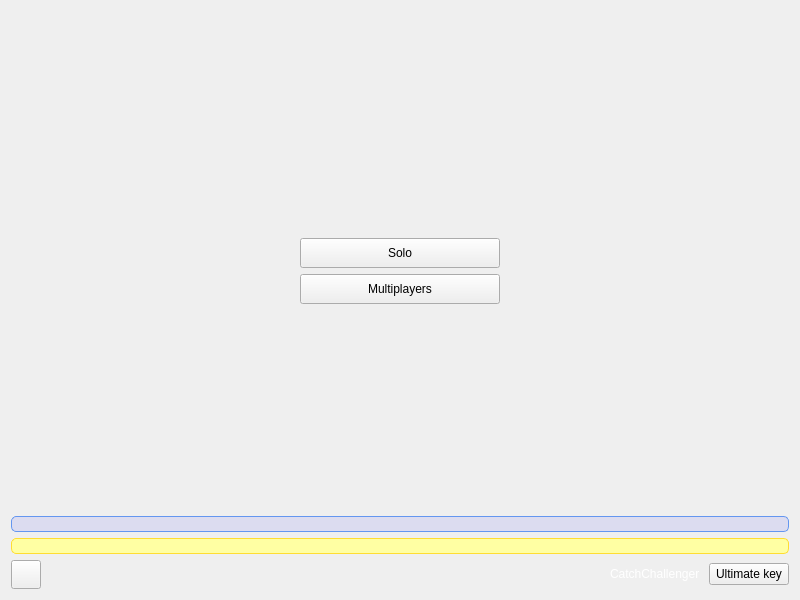
<?xml version="1.0" encoding="UTF-8"?>
<ui version="4.0">
 <class>MainWindow</class>
 <widget class="QMainWindow" name="MainWindow">
  <property name="geometry">
   <rect>
    <x>0</x>
    <y>0</y>
    <width>800</width>
    <height>600</height>
   </rect>
  </property>
  <property name="minimumSize">
   <size>
    <width>800</width>
    <height>600</height>
   </size>
  </property>
  <property name="maximumSize">
   <size>
    <width>800</width>
    <height>600</height>
   </size>
  </property>
  <property name="windowTitle">
   <string notr="true">CatchChallenger</string>
  </property>
  <property name="windowIcon">
   <iconset resource="../base/resources/client-resources.qrc">
    <normaloff>:/images/catchchallenger.png</normaloff>:/images/catchchallenger.png</iconset>
  </property>
  <widget class="QWidget" name="centralWidget">
   <layout class="QHBoxLayout" name="horizontalLayout">
    <property name="spacing">
     <number>0</number>
    </property>
    <property name="leftMargin">
     <number>0</number>
    </property>
    <property name="topMargin">
     <number>0</number>
    </property>
    <property name="rightMargin">
     <number>0</number>
    </property>
    <property name="bottomMargin">
     <number>0</number>
    </property>
    <item>
     <widget class="QStackedWidget" name="stackedWidget">
      <property name="styleSheet">
       <string notr="true">#datapack{background-image: url(:/images/background.png);}</string>
      </property>
      <property name="currentIndex">
       <number>0</number>
      </property>
      <widget class="QWidget" name="mode">
       <property name="styleSheet">
        <string notr="true">#mode{background-image: url(:/images/background.jpg);}</string>
       </property>
       <layout class="QVBoxLayout" name="verticalLayout_9">
        <item>
         <widget class="QLabel" name="version">
          <property name="styleSheet">
           <string notr="true">color: rgb(120, 120, 120);</string>
          </property>
         </widget>
        </item>
        <item>
         <layout class="QHBoxLayout" name="horizontalLayout_8">
          <item>
           <spacer name="horizontalSpacer_11">
            <property name="orientation">
             <enum>Qt::Horizontal</enum>
            </property>
            <property name="sizeHint" stdset="0">
             <size>
              <width>40</width>
              <height>20</height>
             </size>
            </property>
           </spacer>
          </item>
          <item>
           <layout class="QVBoxLayout" name="verticalLayout_8">
            <item>
             <spacer name="verticalSpacer_5">
              <property name="orientation">
               <enum>Qt::Vertical</enum>
              </property>
              <property name="sizeHint" stdset="0">
               <size>
                <width>20</width>
                <height>40</height>
               </size>
              </property>
             </spacer>
            </item>
            <item>
             <widget class="QPushButton" name="solo">
              <property name="minimumSize">
               <size>
                <width>200</width>
                <height>30</height>
               </size>
              </property>
              <property name="text">
               <string>Solo</string>
              </property>
             </widget>
            </item>
            <item>
             <widget class="QPushButton" name="multiplayer">
              <property name="minimumSize">
               <size>
                <width>200</width>
                <height>30</height>
               </size>
              </property>
              <property name="text">
               <string>Multiplayers</string>
              </property>
             </widget>
            </item>
            <item>
             <spacer name="verticalSpacer_6">
              <property name="orientation">
               <enum>Qt::Vertical</enum>
              </property>
              <property name="sizeHint" stdset="0">
               <size>
                <width>20</width>
                <height>40</height>
               </size>
              </property>
             </spacer>
            </item>
           </layout>
          </item>
          <item>
           <spacer name="horizontalSpacer_12">
            <property name="orientation">
             <enum>Qt::Horizontal</enum>
            </property>
            <property name="sizeHint" stdset="0">
             <size>
              <width>40</width>
              <height>20</height>
             </size>
            </property>
           </spacer>
          </item>
         </layout>
        </item>
        <item>
         <widget class="QLabel" name="news">
          <property name="styleSheet">
           <string notr="true">#news{
background-color: rgb(220, 220, 240);
border: 1px solid rgb(100, 150, 240);
border-radius:5px;
color: rgb(0, 0, 0);
background-image: url(:/images/multi/busy.png);
background-repeat: no-repeat;
background-position: right;
}</string>
          </property>
          <property name="text">
           <string/>
          </property>
          <property name="openExternalLinks">
           <bool>true</bool>
          </property>
         </widget>
        </item>
        <item>
         <widget class="QLabel" name="update">
          <property name="styleSheet">
           <string notr="true">background-color: rgb(255, 255, 163);
border: 1px solid rgb(255, 221, 50);
border-radius:5px;
color: rgb(0, 0, 0);</string>
          </property>
          <property name="openExternalLinks">
           <bool>true</bool>
          </property>
         </widget>
        </item>
        <item>
         <layout class="QHBoxLayout" name="horizontalLayout_9">
          <item>
           <widget class="QToolButton" name="languages">
            <property name="icon">
             <iconset resource="../base/resources/client-resources.qrc">
              <normaloff>:/images/interface/languages.png</normaloff>:/images/interface/languages.png</iconset>
            </property>
            <property name="iconSize">
             <size>
              <width>22</width>
              <height>22</height>
             </size>
            </property>
           </widget>
          </item>
          <item>
           <spacer name="horizontalSpacer_10">
            <property name="orientation">
             <enum>Qt::Horizontal</enum>
            </property>
            <property name="sizeHint" stdset="0">
             <size>
              <width>40</width>
              <height>20</height>
             </size>
            </property>
           </spacer>
          </item>
          <item>
           <widget class="QLabel" name="label_catchchallenger_link">
            <property name="text">
             <string>&lt;a href=&quot;http://catchchallenger.first-world.info/&quot;&gt;&lt;span style=&quot;color:#FFF;text-decoration:none;&quot;&gt;CatchChallenger&lt;/span&gt;&lt;/a&gt; &lt;!-- (Don't remove please) --&gt;</string>
            </property>
            <property name="openExternalLinks">
             <bool>true</bool>
            </property>
           </widget>
          </item>
          <item>
           <widget class="QPushButton" name="UltimateKey">
            <property name="text">
             <string>Ultimate key</string>
            </property>
           </widget>
          </item>
         </layout>
        </item>
       </layout>
      </widget>
      <widget class="QWidget" name="poolServersList">
       <property name="styleSheet">
        <string notr="true">#poolServersList{background-image: url(:/images/background.jpg);}</string>
       </property>
       <layout class="QVBoxLayout" name="verticalLayout_3">
        <item>
         <spacer name="verticalSpacer_login_2">
          <property name="orientation">
           <enum>Qt::Vertical</enum>
          </property>
          <property name="sizeHint" stdset="0">
           <size>
            <width>20</width>
            <height>197</height>
           </size>
          </property>
         </spacer>
        </item>
        <item>
         <layout class="QHBoxLayout" name="horizontalLayout_14">
          <item>
           <spacer name="horizontalSpacer_22">
            <property name="orientation">
             <enum>Qt::Horizontal</enum>
            </property>
            <property name="sizeHint" stdset="0">
             <size>
              <width>40</width>
              <height>20</height>
             </size>
            </property>
           </spacer>
          </item>
          <item>
           <widget class="QFrame" name="frame_border_server">
            <property name="minimumSize">
             <size>
              <width>777</width>
              <height>379</height>
             </size>
            </property>
            <property name="maximumSize">
             <size>
              <width>777</width>
              <height>379</height>
             </size>
            </property>
            <property name="styleSheet">
             <string notr="true">#frame_border_server{background-image: url(:/images/savegame-select.png);}</string>
            </property>
            <layout class="QHBoxLayout" name="horizontalLayout_11">
             <item>
              <spacer name="horizontalSpacer_16">
               <property name="orientation">
                <enum>Qt::Horizontal</enum>
               </property>
               <property name="sizeHint" stdset="0">
                <size>
                 <width>40</width>
                 <height>20</height>
                </size>
               </property>
              </spacer>
             </item>
             <item>
              <widget class="QFrame" name="frame_server">
               <property name="minimumSize">
                <size>
                 <width>760</width>
                 <height>360</height>
                </size>
               </property>
               <property name="maximumSize">
                <size>
                 <width>760</width>
                 <height>360</height>
                </size>
               </property>
               <layout class="QVBoxLayout" name="verticalLayout_11">
                <item>
                 <widget class="QScrollArea" name="scrollArea_3">
                  <property name="styleSheet">
                   <string notr="true">QScrollArea {
	background-image: url(:/images/light-white.png);
border: 1px solid #000;
}
QLabel { padding:2px; }</string>
                  </property>
                  <property name="widgetResizable">
                   <bool>true</bool>
                  </property>
                  <widget class="QWidget" name="scrollAreaWidgetContentsServer">
                   <property name="geometry">
                    <rect>
                     <x>0</x>
                     <y>0</y>
                     <width>746</width>
                     <height>236</height>
                    </rect>
                   </property>
                   <layout class="QVBoxLayout" name="verticalLayout_12">
                    <item>
                     <widget class="QWidget" name="serverWidget" native="true">
                      <layout class="QVBoxLayout" name="verticalLayout_13">
                       <item>
                        <widget class="QLabel" name="serverEmpty">
                         <property name="text">
                          <string>&lt;html&gt;&lt;head/&gt;&lt;body&gt;&lt;p align=&quot;center&quot;&gt;&lt;span style=&quot; font-size:12pt; color:#a0a0a0;&quot;&gt;Empty&lt;/span&gt;&lt;/p&gt;&lt;/body&gt;&lt;/html&gt;</string>
                         </property>
                         <property name="textFormat">
                          <enum>Qt::RichText</enum>
                         </property>
                        </widget>
                       </item>
                      </layout>
                     </widget>
                    </item>
                   </layout>
                  </widget>
                 </widget>
                </item>
                <item>
                 <widget class="QLabel" name="warning">
                  <property name="styleSheet">
                   <string notr="true">background-color: rgb(255, 255, 163);
border: 1px solid rgb(255, 221, 50);
border-radius:5px;
color: rgb(0, 0, 0);</string>
                  </property>
                  <property name="text">
                   <string>Loading the servers list...</string>
                  </property>
                 </widget>
                </item>
                <item>
                 <layout class="QHBoxLayout" name="horizontalLayout_main">
                  <item>
                   <spacer name="horizontalSpacer_17">
                    <property name="orientation">
                     <enum>Qt::Horizontal</enum>
                    </property>
                    <property name="sizeHint" stdset="0">
                     <size>
                      <width>40</width>
                      <height>20</height>
                     </size>
                    </property>
                   </spacer>
                  </item>
                  <item>
                   <widget class="QPushButton" name="server_select">
                    <property name="enabled">
                     <bool>false</bool>
                    </property>
                    <property name="text">
                     <string>Select</string>
                    </property>
                   </widget>
                  </item>
                  <item>
                   <spacer name="horizontalSpacer_18">
                    <property name="orientation">
                     <enum>Qt::Horizontal</enum>
                    </property>
                    <property name="sizeHint" stdset="0">
                     <size>
                      <width>40</width>
                      <height>20</height>
                     </size>
                    </property>
                   </spacer>
                  </item>
                 </layout>
                </item>
                <item>
                 <layout class="QHBoxLayout" name="horizontalLayout_13">
                  <item>
                   <spacer name="horizontalSpacer_19">
                    <property name="orientation">
                     <enum>Qt::Horizontal</enum>
                    </property>
                    <property name="sizeHint" stdset="0">
                     <size>
                      <width>40</width>
                      <height>20</height>
                     </size>
                    </property>
                   </spacer>
                  </item>
                  <item>
                   <widget class="QPushButton" name="server_add">
                    <property name="text">
                     <string>Add</string>
                    </property>
                   </widget>
                  </item>
                  <item>
                   <widget class="QPushButton" name="server_edit">
                    <property name="enabled">
                     <bool>false</bool>
                    </property>
                    <property name="text">
                     <string>Edit</string>
                    </property>
                   </widget>
                  </item>
                  <item>
                   <widget class="QPushButton" name="server_remove">
                    <property name="enabled">
                     <bool>false</bool>
                    </property>
                    <property name="text">
                     <string>Remove</string>
                    </property>
                   </widget>
                  </item>
                  <item>
                   <widget class="QPushButton" name="server_refresh">
                    <property name="enabled">
                     <bool>false</bool>
                    </property>
                    <property name="text">
                     <string>Refresh</string>
                    </property>
                   </widget>
                  </item>
                  <item>
                   <widget class="QPushButton" name="server_back">
                    <property name="text">
                     <string>Back</string>
                    </property>
                   </widget>
                  </item>
                  <item>
                   <spacer name="horizontalSpacer_20">
                    <property name="orientation">
                     <enum>Qt::Horizontal</enum>
                    </property>
                    <property name="sizeHint" stdset="0">
                     <size>
                      <width>40</width>
                      <height>20</height>
                     </size>
                    </property>
                   </spacer>
                  </item>
                 </layout>
                </item>
               </layout>
              </widget>
             </item>
             <item>
              <spacer name="horizontalSpacer_21">
               <property name="orientation">
                <enum>Qt::Horizontal</enum>
               </property>
               <property name="sizeHint" stdset="0">
                <size>
                 <width>40</width>
                 <height>20</height>
                </size>
               </property>
              </spacer>
             </item>
            </layout>
           </widget>
          </item>
          <item>
           <spacer name="horizontalSpacer_23">
            <property name="orientation">
             <enum>Qt::Horizontal</enum>
            </property>
            <property name="sizeHint" stdset="0">
             <size>
              <width>40</width>
              <height>20</height>
             </size>
            </property>
           </spacer>
          </item>
         </layout>
        </item>
        <item>
         <spacer name="verticalSpacer_login_3">
          <property name="orientation">
           <enum>Qt::Vertical</enum>
          </property>
          <property name="sizeHint" stdset="0">
           <size>
            <width>20</width>
            <height>197</height>
           </size>
          </property>
         </spacer>
        </item>
        <item>
         <layout class="QHBoxLayout" name="horizontalLayout_3">
          <item>
           <widget class="QPushButton" name="manageDatapack">
            <property name="text">
             <string>Manage datapacks</string>
            </property>
           </widget>
          </item>
          <item>
           <spacer name="horizontalSpacer_2">
            <property name="orientation">
             <enum>Qt::Horizontal</enum>
            </property>
            <property name="sizeHint" stdset="0">
             <size>
              <width>40</width>
              <height>20</height>
             </size>
            </property>
           </spacer>
          </item>
         </layout>
        </item>
       </layout>
      </widget>
      <widget class="QWidget" name="datapack">
       <property name="styleSheet">
        <string notr="true">#datapack{background-image: url(:/images/background.jpg);}</string>
       </property>
       <layout class="QVBoxLayout" name="verticalLayout_2">
        <item>
         <spacer name="verticalSpacer_2">
          <property name="orientation">
           <enum>Qt::Vertical</enum>
          </property>
          <property name="sizeHint" stdset="0">
           <size>
            <width>20</width>
            <height>100</height>
           </size>
          </property>
         </spacer>
        </item>
        <item>
         <widget class="QFrame" name="frame_border_datapack">
          <property name="minimumSize">
           <size>
            <width>777</width>
            <height>379</height>
           </size>
          </property>
          <property name="maximumSize">
           <size>
            <width>777</width>
            <height>379</height>
           </size>
          </property>
          <property name="styleSheet">
           <string notr="true">#frame_border_datapack{background-image: url(:/images/savegame-select.png);}</string>
          </property>
          <layout class="QHBoxLayout" name="horizontalLayout_4">
           <item>
            <spacer name="horizontalSpacer_3">
             <property name="orientation">
              <enum>Qt::Horizontal</enum>
             </property>
             <property name="sizeHint" stdset="0">
              <size>
               <width>40</width>
               <height>20</height>
              </size>
             </property>
            </spacer>
           </item>
           <item>
            <widget class="QFrame" name="frame_datapack">
             <property name="minimumSize">
              <size>
               <width>760</width>
               <height>360</height>
              </size>
             </property>
             <property name="maximumSize">
              <size>
               <width>760</width>
               <height>360</height>
              </size>
             </property>
             <layout class="QVBoxLayout" name="verticalLayout_4">
              <item>
               <widget class="QScrollArea" name="scrollArea">
                <property name="styleSheet">
                 <string notr="true">QScrollArea {
	background-image: url(:/images/light-white.png);
border: 1px solid #000;
}
QLabel { padding:2px; }</string>
                </property>
                <property name="widgetResizable">
                 <bool>true</bool>
                </property>
                <widget class="QWidget" name="scrollAreaWidgetContents">
                 <property name="geometry">
                  <rect>
                   <x>0</x>
                   <y>0</y>
                   <width>746</width>
                   <height>262</height>
                  </rect>
                 </property>
                 <layout class="QVBoxLayout" name="verticalLayout_6">
                  <item>
                   <widget class="QWidget" name="datapackWidget" native="true">
                    <layout class="QVBoxLayout" name="verticalLayout_5">
                     <item>
                      <widget class="QLabel" name="datapackEmpty">
                       <property name="text">
                        <string>&lt;html&gt;&lt;head/&gt;&lt;body&gt;&lt;p align=&quot;center&quot;&gt;&lt;span style=&quot; font-size:12pt; color:#a0a0a0;&quot;&gt;Empty&lt;/span&gt;&lt;/p&gt;&lt;/body&gt;&lt;/html&gt;</string>
                       </property>
                       <property name="textFormat">
                        <enum>Qt::RichText</enum>
                       </property>
                      </widget>
                     </item>
                    </layout>
                   </widget>
                  </item>
                 </layout>
                </widget>
               </widget>
              </item>
              <item>
               <layout class="QHBoxLayout" name="horizontalLayout_5">
                <item>
                 <spacer name="horizontalSpacer_5">
                  <property name="orientation">
                   <enum>Qt::Horizontal</enum>
                  </property>
                  <property name="sizeHint" stdset="0">
                   <size>
                    <width>40</width>
                    <height>20</height>
                   </size>
                  </property>
                 </spacer>
                </item>
                <item>
                 <widget class="QPushButton" name="deleteDatapack">
                  <property name="enabled">
                   <bool>false</bool>
                  </property>
                  <property name="text">
                   <string>Delete</string>
                  </property>
                 </widget>
                </item>
                <item>
                 <spacer name="horizontalSpacer_6">
                  <property name="orientation">
                   <enum>Qt::Horizontal</enum>
                  </property>
                  <property name="sizeHint" stdset="0">
                   <size>
                    <width>40</width>
                    <height>20</height>
                   </size>
                  </property>
                 </spacer>
                </item>
               </layout>
              </item>
              <item>
               <layout class="QHBoxLayout" name="horizontalLayout_7">
                <item>
                 <spacer name="horizontalSpacer_7">
                  <property name="orientation">
                   <enum>Qt::Horizontal</enum>
                  </property>
                  <property name="sizeHint" stdset="0">
                   <size>
                    <width>40</width>
                    <height>20</height>
                   </size>
                  </property>
                 </spacer>
                </item>
                <item>
                 <widget class="QPushButton" name="backDatapack">
                  <property name="text">
                   <string>Back</string>
                  </property>
                 </widget>
                </item>
                <item>
                 <spacer name="horizontalSpacer_8">
                  <property name="orientation">
                   <enum>Qt::Horizontal</enum>
                  </property>
                  <property name="sizeHint" stdset="0">
                   <size>
                    <width>40</width>
                    <height>20</height>
                   </size>
                  </property>
                 </spacer>
                </item>
               </layout>
              </item>
             </layout>
            </widget>
           </item>
           <item>
            <spacer name="horizontalSpacer_4">
             <property name="orientation">
              <enum>Qt::Horizontal</enum>
             </property>
             <property name="sizeHint" stdset="0">
              <size>
               <width>40</width>
               <height>20</height>
              </size>
             </property>
            </spacer>
           </item>
          </layout>
         </widget>
        </item>
        <item>
         <spacer name="verticalSpacer">
          <property name="orientation">
           <enum>Qt::Vertical</enum>
          </property>
          <property name="sizeHint" stdset="0">
           <size>
            <width>20</width>
            <height>99</height>
           </size>
          </property>
         </spacer>
        </item>
       </layout>
      </widget>
      <widget class="QWidget" name="login">
       <property name="styleSheet">
        <string notr="true">#login{background-image: url(:/images/background.jpg);}</string>
       </property>
       <layout class="QVBoxLayout" name="verticalLayout_7">
        <item>
         <spacer name="verticalSpacer_3">
          <property name="orientation">
           <enum>Qt::Vertical</enum>
          </property>
          <property name="sizeHint" stdset="0">
           <size>
            <width>20</width>
            <height>192</height>
           </size>
          </property>
         </spacer>
        </item>
        <item>
         <layout class="QHBoxLayout" name="horizontalLayout_2">
          <item>
           <spacer name="horizontalSpacer">
            <property name="orientation">
             <enum>Qt::Horizontal</enum>
            </property>
            <property name="sizeHint" stdset="0">
             <size>
              <width>40</width>
              <height>20</height>
             </size>
            </property>
           </spacer>
          </item>
          <item>
           <widget class="QFrame" name="frame_login_2">
            <property name="minimumSize">
             <size>
              <width>431</width>
              <height>191</height>
             </size>
            </property>
            <property name="maximumSize">
             <size>
              <width>431</width>
              <height>191</height>
             </size>
            </property>
            <property name="styleSheet">
             <string notr="true">#frame_login_2{background-image: url(:/images/background-dialog.png);}</string>
            </property>
            <layout class="QHBoxLayout" name="horizontalLayout_6">
             <property name="spacing">
              <number>0</number>
             </property>
             <property name="leftMargin">
              <number>0</number>
             </property>
             <property name="topMargin">
              <number>0</number>
             </property>
             <property name="rightMargin">
              <number>0</number>
             </property>
             <property name="bottomMargin">
              <number>0</number>
             </property>
             <item>
              <widget class="QFrame" name="frame_login">
               <property name="minimumSize">
                <size>
                 <width>411</width>
                 <height>161</height>
                </size>
               </property>
               <property name="maximumSize">
                <size>
                 <width>411</width>
                 <height>161</height>
                </size>
               </property>
               <property name="frameShape">
                <enum>QFrame::NoFrame</enum>
               </property>
               <property name="frameShadow">
                <enum>QFrame::Raised</enum>
               </property>
               <layout class="QVBoxLayout" name="verticalLayout">
                <item>
                 <layout class="QHBoxLayout" name="horizontalLayout_login_2">
                  <item>
                   <widget class="QLabel" name="label_login_login">
                    <property name="text">
                     <string>Login</string>
                    </property>
                   </widget>
                  </item>
                  <item>
                   <spacer name="horizontalSpacer_login_7">
                    <property name="orientation">
                     <enum>Qt::Horizontal</enum>
                    </property>
                    <property name="sizeHint" stdset="0">
                     <size>
                      <width>40</width>
                      <height>20</height>
                     </size>
                    </property>
                   </spacer>
                  </item>
                  <item>
                   <widget class="QLineEdit" name="lineEditLogin">
                    <property name="minimumSize">
                     <size>
                      <width>180</width>
                      <height>0</height>
                     </size>
                    </property>
                    <property name="maximumSize">
                     <size>
                      <width>180</width>
                      <height>16777215</height>
                     </size>
                    </property>
                    <property name="styleSheet">
                     <string notr="true">background-image: url(:/images/light-white.png);color: rgb(0, 0, 0);
border-image: url(:/images/empty.png);</string>
                    </property>
                   </widget>
                  </item>
                 </layout>
                </item>
                <item>
                 <layout class="QHBoxLayout" name="horizontalLayout_login_3">
                  <item>
                   <widget class="QLabel" name="label_login_pass">
                    <property name="text">
                     <string>Password:</string>
                    </property>
                   </widget>
                  </item>
                  <item>
                   <spacer name="horizontalSpacer_login_2">
                    <property name="orientation">
                     <enum>Qt::Horizontal</enum>
                    </property>
                    <property name="sizeHint" stdset="0">
                     <size>
                      <width>40</width>
                      <height>20</height>
                     </size>
                    </property>
                   </spacer>
                  </item>
                  <item>
                   <widget class="QLineEdit" name="lineEditPass">
                    <property name="minimumSize">
                     <size>
                      <width>180</width>
                      <height>0</height>
                     </size>
                    </property>
                    <property name="maximumSize">
                     <size>
                      <width>180</width>
                      <height>16777215</height>
                     </size>
                    </property>
                    <property name="styleSheet">
                     <string notr="true">background-image: url(:/images/light-white.png);
border-image: url(:/images/empty.png);
color: rgb(0, 0, 0);</string>
                    </property>
                    <property name="echoMode">
                     <enum>QLineEdit::Password</enum>
                    </property>
                   </widget>
                  </item>
                  <item>
                   <widget class="QToolButton" name="showPassword">
                    <property name="toolTip">
                     <string>Show the password</string>
                    </property>
                    <property name="icon">
                     <iconset resource="../base/resources/client-resources-multi.qrc">
                      <normaloff>:/images/multi/showpassword.png</normaloff>:/images/multi/showpassword.png</iconset>
                    </property>
                    <property name="iconSize">
                     <size>
                      <width>16</width>
                      <height>16</height>
                     </size>
                    </property>
                    <property name="checkable">
                     <bool>true</bool>
                    </property>
                   </widget>
                  </item>
                 </layout>
                </item>
                <item>
                 <widget class="QCheckBox" name="checkBoxRememberPassword">
                  <property name="text">
                   <string>Remember the password</string>
                  </property>
                 </widget>
                </item>
                <item>
                 <spacer name="verticalSpacer_login">
                  <property name="orientation">
                   <enum>Qt::Vertical</enum>
                  </property>
                  <property name="sizeHint" stdset="0">
                   <size>
                    <width>20</width>
                    <height>72</height>
                   </size>
                  </property>
                 </spacer>
                </item>
                <item>
                 <layout class="QHBoxLayout" name="horizontalLayout_10">
                  <item>
                   <spacer name="horizontalSpacer_login_5">
                    <property name="orientation">
                     <enum>Qt::Horizontal</enum>
                    </property>
                    <property name="sizeHint" stdset="0">
                     <size>
                      <width>40</width>
                      <height>20</height>
                     </size>
                    </property>
                   </spacer>
                  </item>
                  <item>
                   <widget class="QLabel" name="label_login_website">
                    <property name="styleSheet">
                     <string notr="true">background-image: url(:/images/light-white.png);
padding: 0 5px;</string>
                    </property>
                    <property name="text">
                     <string>&lt;a href=&quot;http://catchchallenger.first-world.info/&quot;&gt;&lt;span style=&quot;text-decoration:underline;color:#0057ae;&quot;&gt;Web site&lt;/span&gt;&lt;/a&gt;</string>
                    </property>
                    <property name="openExternalLinks">
                     <bool>true</bool>
                    </property>
                   </widget>
                  </item>
                  <item>
                   <spacer name="horizontalSpacer_website">
                    <property name="orientation">
                     <enum>Qt::Horizontal</enum>
                    </property>
                    <property name="sizeHint" stdset="0">
                     <size>
                      <width>40</width>
                      <height>20</height>
                     </size>
                    </property>
                   </spacer>
                  </item>
                  <item>
                   <widget class="QLabel" name="label_login_register">
                    <property name="styleSheet">
                     <string notr="true">background-image: url(:/images/light-white.png);
padding: 0 5px;</string>
                    </property>
                    <property name="text">
                     <string>&lt;a href=&quot;http://catchchallenger.first-world.info/register.html&quot;&gt;&lt;span style=&quot;text-decoration:underline;color:#0057ae;&quot;&gt;Register&lt;/span&gt;&lt;/a&gt;</string>
                    </property>
                    <property name="openExternalLinks">
                     <bool>true</bool>
                    </property>
                   </widget>
                  </item>
                  <item>
                   <spacer name="horizontalSpacer_register">
                    <property name="orientation">
                     <enum>Qt::Horizontal</enum>
                    </property>
                    <property name="sizeHint" stdset="0">
                     <size>
                      <width>40</width>
                      <height>20</height>
                     </size>
                    </property>
                   </spacer>
                  </item>
                 </layout>
                </item>
                <item>
                 <layout class="QHBoxLayout" name="horizontalLayout_12">
                  <item>
                   <spacer name="horizontalSpacer_login_3">
                    <property name="orientation">
                     <enum>Qt::Horizontal</enum>
                    </property>
                    <property name="sizeHint" stdset="0">
                     <size>
                      <width>40</width>
                      <height>20</height>
                     </size>
                    </property>
                   </spacer>
                  </item>
                  <item>
                   <widget class="QPushButton" name="pushButtonTryLogin">
                    <property name="text">
                     <string> Ok </string>
                    </property>
                   </widget>
                  </item>
                  <item>
                   <spacer name="horizontalSpacer_13">
                    <property name="orientation">
                     <enum>Qt::Horizontal</enum>
                    </property>
                    <property name="sizeHint" stdset="0">
                     <size>
                      <width>40</width>
                      <height>20</height>
                     </size>
                    </property>
                   </spacer>
                  </item>
                  <item>
                   <widget class="QPushButton" name="login_cancel">
                    <property name="text">
                     <string>Cancel</string>
                    </property>
                   </widget>
                  </item>
                  <item>
                   <spacer name="horizontalSpacer_14">
                    <property name="orientation">
                     <enum>Qt::Horizontal</enum>
                    </property>
                    <property name="sizeHint" stdset="0">
                     <size>
                      <width>40</width>
                      <height>20</height>
                     </size>
                    </property>
                   </spacer>
                  </item>
                 </layout>
                </item>
               </layout>
              </widget>
             </item>
            </layout>
           </widget>
          </item>
          <item>
           <spacer name="horizontalSpacer_9">
            <property name="orientation">
             <enum>Qt::Horizontal</enum>
            </property>
            <property name="sizeHint" stdset="0">
             <size>
              <width>40</width>
              <height>20</height>
             </size>
            </property>
           </spacer>
          </item>
         </layout>
        </item>
        <item>
         <spacer name="verticalSpacer_4">
          <property name="orientation">
           <enum>Qt::Vertical</enum>
          </property>
          <property name="sizeHint" stdset="0">
           <size>
            <width>20</width>
            <height>192</height>
           </size>
          </property>
         </spacer>
        </item>
       </layout>
      </widget>
     </widget>
    </item>
   </layout>
  </widget>
 </widget>
 <layoutdefault spacing="6" margin="11"/>
 <resources>
  <include location="../base/resources/client-resources.qrc"/>
  <include location="../base/resources/client-resources-multi.qrc"/>
  <include location="../base/resources/client-resources-multi.qrc"/>
  <include location="../base/resources/client-resources.qrc"/>
 </resources>
 <connections/>
</ui>
